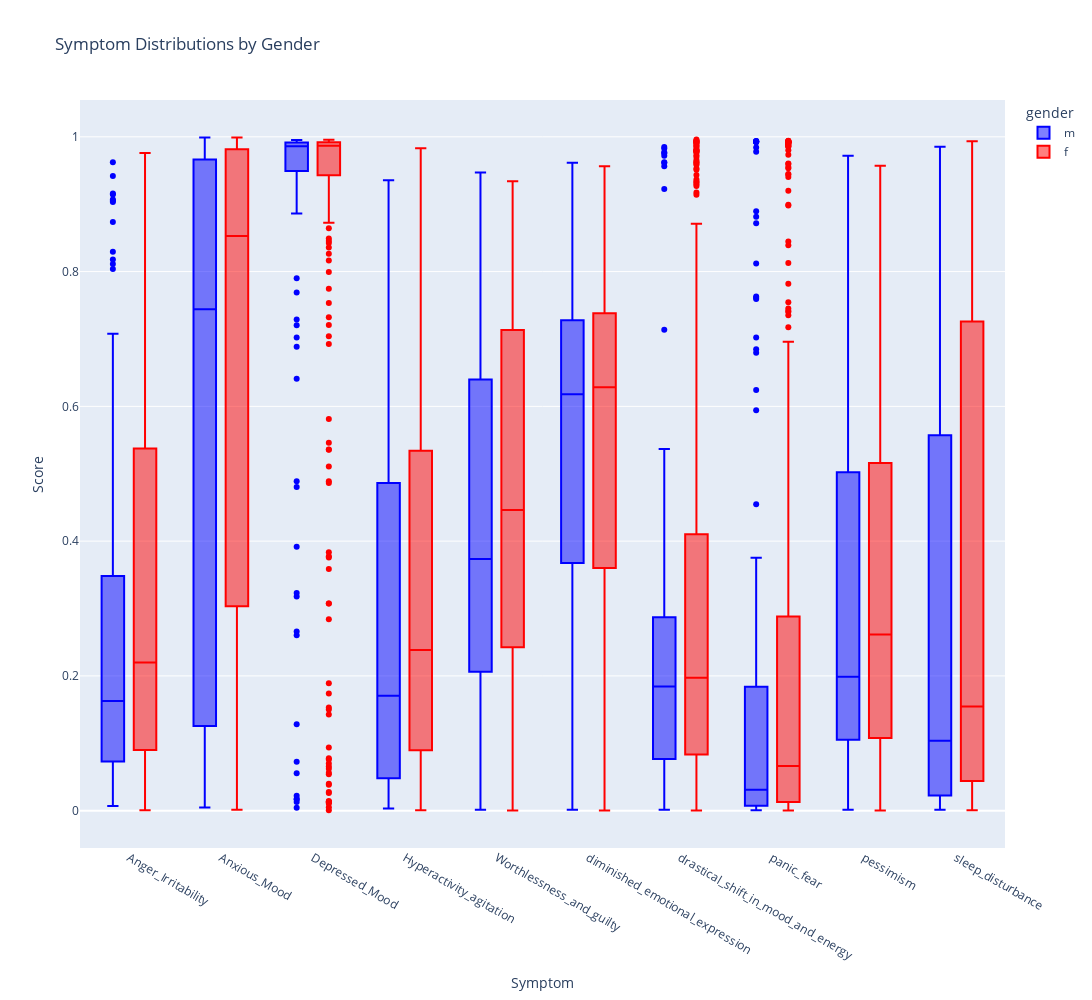

Notebook code cell kept with this figure:
### Markdown cell above
### Top 10 depression symptom distribution graph

### Code cell
df = pd.read_json(f'../data/vectorData/spacysmVectors.json',orient='records', lines=True)
df = df.loc[df['label'] == 'depression']
symps = ["Anxious_Mood","Depressed_Mood","Hyperactivity_agitation","Worthlessness_and_guilty","diminished_emotional_expression","drastical_shift_in_mood_and_energy","panic_fear","pessimism","sleep_disturbance","Anger_Irritability"]

df = pd.melt(df, id_vars=['video_id', 'label', 'key', 'gender', 'duration', 'channelId', 'text'], 
                  var_name='Symptom', value_name='Score',
                  value_vars=symps)

fig = px.box(df, x='Symptom', y='Score', color='gender',
             title='Symptom Distributions by Gender',
             category_orders={"Symptom": sorted(df['Symptom'].unique())},
             color_discrete_map={'m': 'blue', 'f': 'red'})

fig.update_layout(xaxis={'categoryorder':'array', 'categoryarray': sorted(df['Symptom'].unique())},
                  xaxis_title='Symptom',
                  yaxis_title='Score',
                  boxmode='group',  
                  height=1000,  
                  width=1800)  
fig.update_traces(quartilemethod="inclusive")

# Display the figure
fig.show()

### Figure 1 — Plotly figure (JSON) as saved in the notebook; plotly's stock layout.template omitted (floating-point values rounded to 4 significant figures; data arrays with more than 128 entries replaced by an {"elided": "..."} marker saying what was removed)
{"data": [{"alignmentgroup": "True", "hovertemplate": "gender=m<br>Symptom=%{x}<br>Score=%{y}<extra></extra>", "legendgroup": "m", "marker": {"color": "blue"}, "name": "m", "notched": false, "offsetgroup": "m", "orientation": "v", "quartilemethod": "inclusive", "showlegend": true, "type": "box", "x": {"elided": "1390 str values"}, "x0": " ", "xaxis": "x", "y": {"elided": "1390 float values"}, "y0": " ", "yaxis": "y"}, {"alignmentgroup": "True", "hovertemplate": "gender=f<br>Symptom=%{x}<br>Score=%{y}<extra></extra>", "legendgroup": "f", "marker": {"color": "red"}, "name": "f", "notched": false, "offsetgroup": "f", "orientation": "v", "quartilemethod": "inclusive", "showlegend": true, "type": "box", "x": {"elided": "2950 str values"}, "x0": " ", "xaxis": "x", "y": {"elided": "2950 float values"}, "y0": " ", "yaxis": "y"}], "layout": {"boxmode": "group", "height": 1000, "legend": {"title": {"text": "gender"}, "tracegroupgap": 0}, "title": {"text": "Symptom Distributions by Gender"}, "width": 1800, "xaxis": {"anchor": "y", "categoryarray": ["Anger_Irritability", "Anxious_Mood", "Depressed_Mood", "Hyperactivity_agitation", "Worthlessness_and_guilty", "diminished_emotional_expression", "drastical_shift_in_mood_and_energy", "panic_fear", "pessimism", "sleep_disturbance"], "categoryorder": "array", "domain": [0, 1], "title": {"text": "Symptom"}}, "yaxis": {"anchor": "x", "domain": [0, 1], "title": {"text": "Score"}}}}
